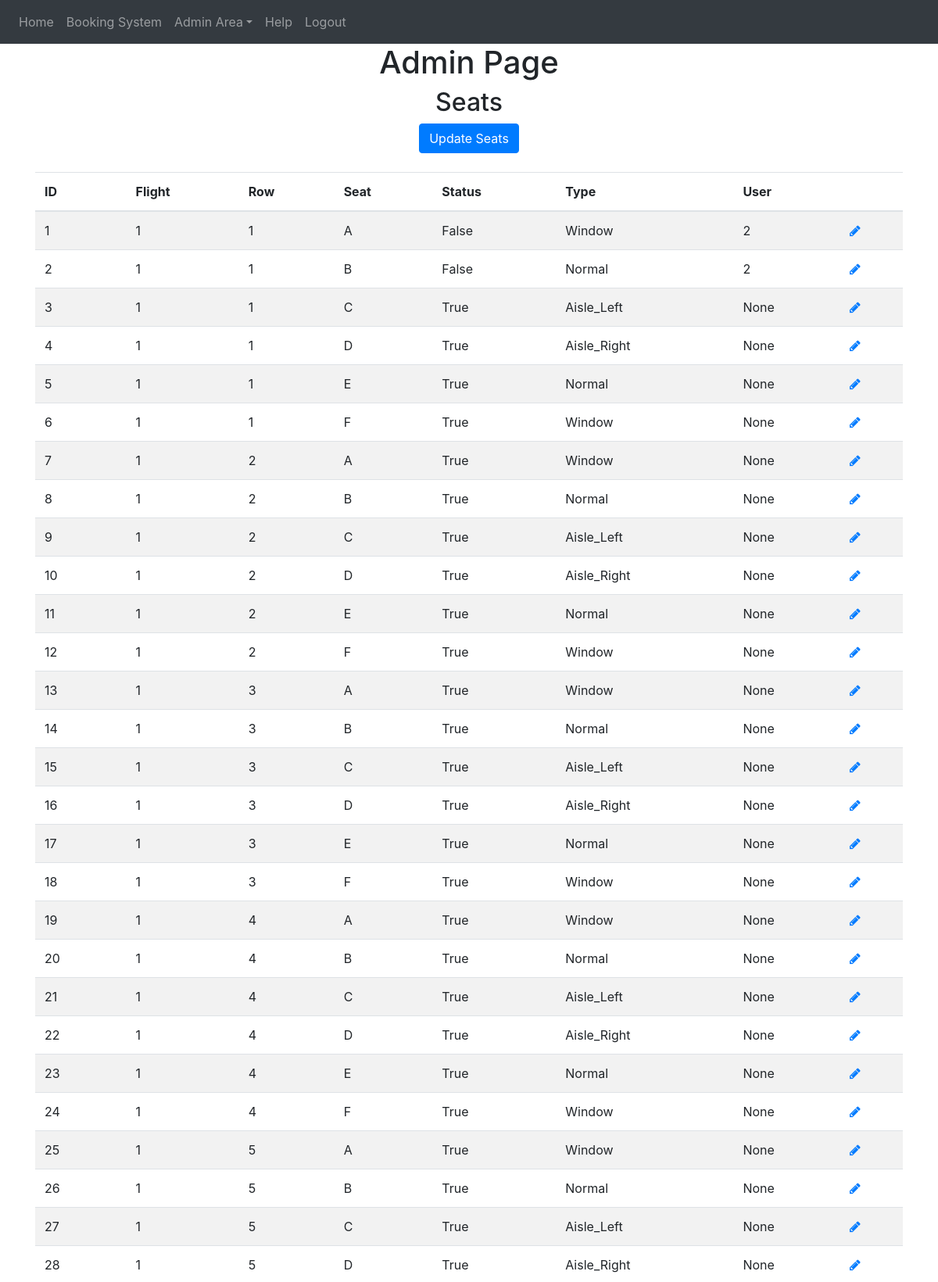
Screenshot of /admin-area/seats (signed in, upper part) with the database file from the repository.
### website/models.py (models this page shows)
class Seat(db.Model):
    id = db.Column(db.Integer, primary_key=True)
    seat_flight = db.Column(db.String(10))
    seat_row = db.Column(db.String(5))
    seat_column = db.Column(db.String(5))
    seat_status = db.Column(db.String(10))
    seat_type = db.Column(db.String(10))
    seat_unique = db.Column(db.String(20), unique=True)
    user_id = db.Column(db.Integer, db.ForeignKey('user.id'))

### website/admin.py (the view)
@admins.route('/seats', methods=['GET', 'POST'])
@login_required
def admin_seats():
    admin = admin_user_checker(current_user)
    if admin:
        seats = Seat.query.all()
        return render_template('admin_seats.html', user=current_user, seats=seats)

### website/__init__.py (called while the page is built)
def create_app():
    from .views import views
    from .auth import auth
    from .admin import admins
    from .models import User, Seat
    app = Flask(__name__)
    app.config['SECRET_KEY'] = 'secret'
    app.config['SQLALCHEMY_DATABASE_URI'] = f'sqlite:///{DB_NAME}'
    app.config['FLASK_ADMIN_SWATCH'] = 'cerulean'
    app.register_blueprint(views, url_prefix='/')
    app.register_blueprint(auth, url_prefix='/')
    app.register_blueprint(admins, url_prefix='/admin-area')
    db.init_app(app)
    create_database(app)
    login_manager = LoginManager()
    login_manager.login_view = 'auth.login'
    login_manager.init_app(app)
    @login_manager.user_loader
    def load_user(id):
        return User.query.get(int(id))
    return app

### website/python_scripts.py (called while the page is built)
def admin_user_checker(current_user):
    if current_user.role == 'admin':
        return True
    else:
        flash('You need do be an Admin to access!!', category='error')
        return redirect(url_for('views.home'))

### website/templates/admin_seats.html
{% extends "base.html" %} {% block title %}Admin{% endblock %}
{% block content%}
<h1 align="center">Admin Page</h1>
<h2 align="center">Seats</h2>
<form method="POST" align="center">
<a class="btn btn-primary link" href="/admin-area/update-flights" >Update Seats</a>
</form>
<br>
<table class="table table-striped" id="users">
    <thead>
        <tr>
        <th scope="col">ID</th>
        <th scope="col">Flight</th>
        <th scope="col">Row</th>
        <th scope="col">Seat</th>
        <th scope="col">Status</th>
        <th scope="col">Type</th>
        <th scope="col">User</th>
        <th scope="col"></th>
        </tr>
    </thead>
    <tbody>
        {% for seat in seats %}
        <tr>
        <td>{{seat.id}}</td>
        <td>{{seat.seat_flight}} </td>
        <td>{{seat.seat_row}}</td>
        <td>{{seat.seat_column}}</td>
        <td>{{seat.seat_status}}</td>
        <td>{{seat.seat_type}}</td>
        <td>{{seat.user_id}}</td>
        <td><a class="icon" href="{{url_for('admins.update_seat', id=seat.id)}}" >
            <span class="fa fa-pencil glyphicon glyphicon-pencil"></span></a></td>
        </tr>
        {% endfor %}
    </tbody>
</table>
{% endblock %}

### rows the page displays
Seat: id "1", seat_flight "1", seat_row "1", seat_column "A", seat_status "False", seat_type "Window", user_id "2"
Seat: id "2", seat_flight "1", seat_row "1", seat_column "B", seat_status "False", seat_type "Normal", user_id "2"
Seat: id "3", seat_flight "1", seat_row "1", seat_column "C", seat_status "True", seat_type "Aisle_Left", user_id "None"
Seat: id "4", seat_flight "1", seat_row "1", seat_column "D", seat_status "True", seat_type "Aisle_Right", user_id "None"
Seat: id "5", seat_flight "1", seat_row "1", seat_column "E", seat_status "True", seat_type "Normal", user_id "None"
Seat: id "6", seat_flight "1", seat_row "1", seat_column "F", seat_status "True", seat_type "Window", user_id "None"
Seat: id "7", seat_flight "1", seat_row "2", seat_column "A", seat_status "True", seat_type "Window", user_id "None"
Seat: id "8", seat_flight "1", seat_row "2", seat_column "B", seat_status "True", seat_type "Normal", user_id "None"
Seat: id "9", seat_flight "1", seat_row "2", seat_column "C", seat_status "True", seat_type "Aisle_Left", user_id "None"
Seat: id "10", seat_flight "1", seat_row "2", seat_column "D", seat_status "True", seat_type "Aisle_Right", user_id "None"
Seat: id "11", seat_flight "1", seat_row "2", seat_column "E", seat_status "True", seat_type "Normal", user_id "None"
Seat: id "12", seat_flight "1", seat_row "2", seat_column "F", seat_status "True", seat_type "Window", user_id "None"
Seat: id "13", seat_flight "1", seat_row "3", seat_column "A", seat_status "True", seat_type "Window", user_id "None"
Seat: id "14", seat_flight "1", seat_row "3", seat_column "B", seat_status "True", seat_type "Normal", user_id "None"
Seat: id "15", seat_flight "1", seat_row "3", seat_column "C", seat_status "True", seat_type "Aisle_Left", user_id "None"
Seat: id "16", seat_flight "1", seat_row "3", seat_column "D", seat_status "True", seat_type "Aisle_Right", user_id "None"
Seat: id "17", seat_flight "1", seat_row "3", seat_column "E", seat_status "True", seat_type "Normal", user_id "None"
Seat: id "18", seat_flight "1", seat_row "3", seat_column "F", seat_status "True", seat_type "Window", user_id "None"
Seat: id "19", seat_flight "1", seat_row "4", seat_column "A", seat_status "True", seat_type "Window", user_id "None"
Seat: id "20", seat_flight "1", seat_row "4", seat_column "B", seat_status "True", seat_type "Normal", user_id "None"
Seat: id "21", seat_flight "1", seat_row "4", seat_column "C", seat_status "True", seat_type "Aisle_Left", user_id "None"
Seat: id "22", seat_flight "1", seat_row "4", seat_column "D", seat_status "True", seat_type "Aisle_Right", user_id "None"
Seat: id "23", seat_flight "1", seat_row "4", seat_column "E", seat_status "True", seat_type "Normal", user_id "None"
Seat: id "24", seat_flight "1", seat_row "4", seat_column "F", seat_status "True", seat_type "Window", user_id "None"
Seat: id "25", seat_flight "1", seat_row "5", seat_column "A", seat_status "True", seat_type "Window", user_id "None"
Seat: id "26", seat_flight "1", seat_row "5", seat_column "B", seat_status "True", seat_type "Normal", user_id "None"
Seat: id "27", seat_flight "1", seat_row "5", seat_column "C", seat_status "True", seat_type "Aisle_Left", user_id "None"
Seat: id "28", seat_flight "1", seat_row "5", seat_column "D", seat_status "True", seat_type "Aisle_Right", user_id "None"
